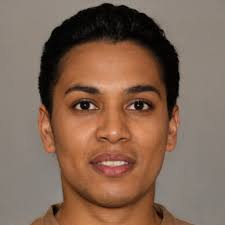
#> input picture swap1.jpg, 225 x 225 px, given in place of the camera
$ jupyter execute Invisible_cloak_byMe.ipynb   (text cells are left out)
#> lines starting #> are read from the running program, lines starting #| are printed output that depends on the picture; after the words box and inside, x2 and y2 are one past the last pixel; in counts of white or black regions, pixels touching at a corner belong together
[cell 1]
import cv2
import numpy as np

[cell 2]
cap = cv2.VideoCapture(0)

[cell 3]
ret, img = cap.read()
#> img is the input picture: shape (225, 225, 3); mean B, G, R 85.9, 103, 130.7

[cell 4]
ret, background = cap.read()

[cell 5]
def show(photo):
    cv2.imshow("showing img", photo)
    cv2.waitKey()
    cv2.destroyAllWindows()

[cell 6]
lower = np.array([0, 0, 150])
upper = np.array([255, 255, 255])

[cell 7]
img_hsv = cv2.cvtColor(img, cv2.COLOR_BGR2HSV)
#> img_hsv: shape (225, 225, 3); mean H, S, V 15.5, 90.8, 130.7

[cell 8]
mask1 = cv2.inRange(img_hsv, lower, upper)
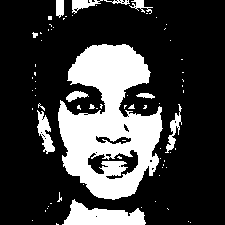
#> mask1: shape (225, 225); 24.9% white; 74 white regions (61 under 20 px), largest, box (x1, y1, x2, y2) and area: (58, 44, 163, 200) 9706, (62, 199, 146, 225) 1266, (37, 110, 55, 154) 371

[cell 9]
show(img)

[cell 10]
show(mask1)

[cell 11]
mask2 = cv2.morphologyEx(mask1, cv2.MORPH_OPEN, np.ones((3, 3), np.uint8), iterations=2)
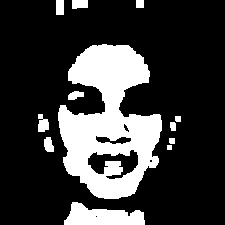
#> mask2: shape (225, 225); 22.7% white; 12 white regions, largest, box (x1, y1, x2, y2) and area: (58, 44, 162, 199) 9408, (64, 202, 145, 225) 1240, (38, 114, 49, 132) 148
mask2 = cv2.morphologyEx(mask1, cv2.MORPH_DILATE, np.ones((3, 3), np.uint8), iterations=3)
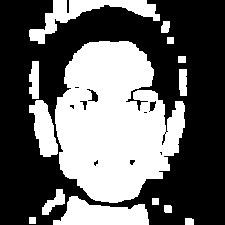
#> mask2: shape (225, 225); 40.6% white; 14 white regions, largest, box (x1, y1, x2, y2) and area: (55, 41, 185, 203) 14814, (53, 196, 149, 225) 1791, (29, 0, 160, 44) 1759

[cell 12]
mask2 = cv2.bitwise_not(mask2)

[cell 13]
show(mask2)

[cell 14]
img_and = cv2.bitwise_and(img, img, mask= mask2)
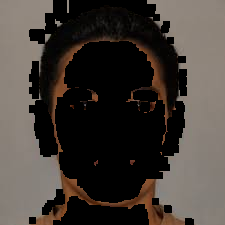
#> img_and: shape (225, 225, 3); mean B, G, R 54.7, 60.1, 67

[cell 15]
background_and = cv2.bitwise_and(background, background, mask=mask1)
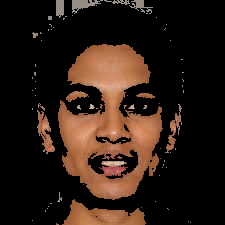
#> background_and: shape (225, 225, 3); mean B, G, R 20.1, 28.6, 43.8

[cell 16]
show(img_and)

[cell 17]
show(background_and)

[cell 18]
final_output = cv2.addWeighted(img_and, 1, background_and, 1, 0)
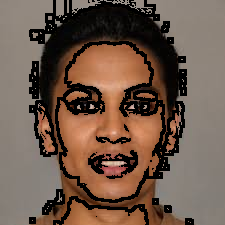
#> final_output: shape (225, 225, 3); mean B, G, R 74.8, 88.7, 110.8

$ run again, on swap2.jpg
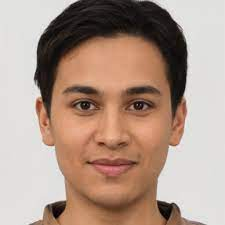
#> input picture swap2.jpg, 225 x 225 px, given in place of the camera
#> img is the input picture: shape (225, 225, 3); mean B, G, R 137.6, 151.2, 175.5
#> img_hsv: shape (225, 225, 3); mean H, S, V 16.1, 64.4, 175.6
#> `mask1 = cv2.inRange(img_hsv, lower, upper)`:
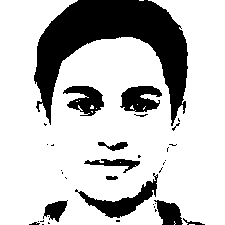
#> mask1: shape (225, 225); 76.2% white; 36 black regions (25 under 20 px), largest, box (x1, y1, x2, y2) and area: (34, 0, 188, 126) 8079, (75, 173, 158, 218) 1039, (120, 86, 162, 112) 760
#> `final_output = cv2.addWeighted(img_and, 1, background_and, 1, 0)`:
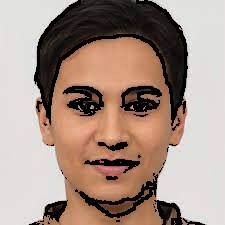
#> final_output: shape (225, 225, 3); mean B, G, R 132.1, 144, 165.2
